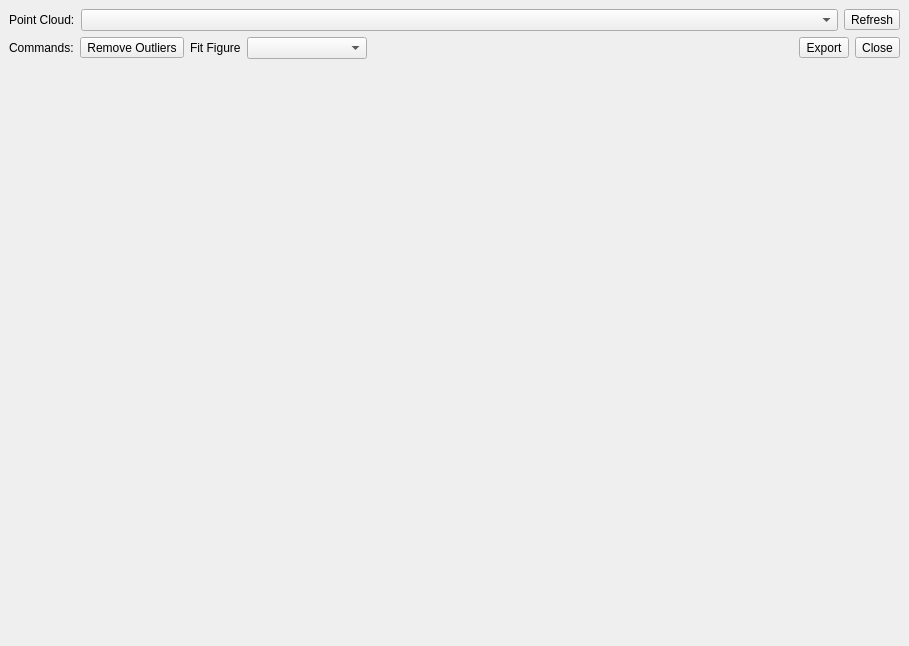
<?xml version="1.0" encoding="UTF-8"?>
<ui version="4.0">
 <class>PointcloudEditorDialog</class>
 <widget class="QDialog" name="PointcloudEditorDialog">
  <property name="geometry">
   <rect>
    <x>0</x>
    <y>0</y>
    <width>909</width>
    <height>646</height>
   </rect>
  </property>
  <property name="windowTitle">
   <string>Point Cloud Editor</string>
  </property>
  <layout class="QVBoxLayout" name="verticalLayout">
   <property name="spacing">
    <number>6</number>
   </property>
   <property name="leftMargin">
    <number>9</number>
   </property>
   <property name="topMargin">
    <number>9</number>
   </property>
   <property name="rightMargin">
    <number>9</number>
   </property>
   <property name="bottomMargin">
    <number>9</number>
   </property>
   <item>
    <layout class="QHBoxLayout" name="pointcloud_layout">
     <item>
      <widget class="QLabel" name="pointcloud_label">
       <property name="text">
        <string>Point Cloud:</string>
       </property>
      </widget>
     </item>
     <item>
      <widget class="QComboBox" name="pointcloud_combo">
       <property name="sizePolicy">
        <sizepolicy hsizetype="Expanding" vsizetype="Fixed">
         <horstretch>0</horstretch>
         <verstretch>0</verstretch>
        </sizepolicy>
       </property>
       <property name="toolTip">
        <string>.xyz files in the working directory</string>
       </property>
      </widget>
     </item>
     <item>
      <widget class="QToolButton" name="refresh_button">
       <property name="toolTip">
        <string>Scan again for .xyz files</string>
       </property>
       <property name="icon">
        <iconset resource="../../../resources/resources.qrc">
         <normaloff>:/resfresh-icon.svg</normaloff>:/resfresh-icon.svg</iconset>
       </property>
       <property name="text">
        <string>Refresh</string>
       </property>
       <property name="toolButtonStyle">
        <enum>Qt::ToolButtonTextBesideIcon</enum>
       </property>
       <property name="iconSize">
        <size>
         <width>20</width>
         <height>20</height>
        </size>
       </property>
      </widget>
     </item>
    </layout>
   </item>
   <item>
    <layout class="QHBoxLayout" name="command_layout">
     <item>
      <widget class="QLabel" name="command_label">
       <property name="text">
        <string>Commands:</string>
       </property>
      </widget>
     </item>
     <item>
      <widget class="QToolButton" name="remove_outliers_button">
       <property name="toolTip">
        <string>Configure and run Statistical Outlier Removal</string>
       </property>
       <property name="text">
        <string>Remove Outliers</string>
       </property>
       <property name="icon">
        <iconset resource="../../../resources/resources.qrc">
         <normaloff>:/remove-outlier-command-icon.svg</normaloff>:/remove-outlier-command-icon.svg</iconset>
       </property>
       <property name="iconSize">
        <size>
         <width>20</width>
         <height>20</height>
        </size>
       </property>
       <property name="toolButtonStyle">
        <enum>Qt::ToolButtonTextBesideIcon</enum>
       </property>
      </widget>
     </item>
     <item>
      <widget class="QLabel" name="fit_label">
       <property name="text">
        <string>Fit Figure</string>
       </property>
      </widget>
     </item>
     <item>
      <widget class="QComboBox" name="fit_model_combo">
       <property name="minimumSize">
        <size>
         <width>120</width>
         <height>0</height>
        </size>
       </property>
       <property name="toolTip">
        <string>Geometric model to fit with RANSAC</string>
       </property>
      </widget>
     </item>
     <item>
      <spacer name="command_spacer">
       <property name="orientation">
        <enum>Qt::Horizontal</enum>
       </property>
       <property name="sizeHint" stdset="0">
        <size>
         <width>40</width>
         <height>20</height>
        </size>
       </property>
      </spacer>
     </item>
     <item>
      <widget class="QToolButton" name="save_button">
       <property name="toolTip">
        <string>Export all point clouds currently in the list</string>
       </property>
       <property name="text">
        <string>Export</string>
       </property>
       <property name="icon">
        <iconset resource="../../../resources/resources.qrc">
         <normaloff>:/icon-save.svg</normaloff>:/icon-save.svg</iconset>
       </property>
       <property name="iconSize">
        <size>
         <width>20</width>
         <height>20</height>
        </size>
       </property>
       <property name="toolButtonStyle">
        <enum>Qt::ToolButtonTextBesideIcon</enum>
       </property>
      </widget>
     </item>
     <item>
      <widget class="QToolButton" name="close_button">
       <property name="text">
        <string>Close</string>
       </property>
       <property name="icon">
        <iconset resource="../../../resources/resources.qrc">
         <normaloff>:/icon-close.svg</normaloff>:/icon-close.svg</iconset>
       </property>
       <property name="iconSize">
        <size>
         <width>20</width>
         <height>20</height>
        </size>
       </property>
       <property name="toolButtonStyle">
        <enum>Qt::ToolButtonTextBesideIcon</enum>
       </property>
      </widget>
     </item>
    </layout>
   </item>
   <item>
    <widget class="smcp::PointcloudPreviewWidget" name="preview_widget" native="true">
     <property name="sizePolicy">
      <sizepolicy hsizetype="Expanding" vsizetype="Expanding">
       <horstretch>0</horstretch>
       <verstretch>0</verstretch>
      </sizepolicy>
     </property>
    </widget>
   </item>
   <item>
    <widget class="QLabel" name="status_label">
     <property name="text">
      <string/>
     </property>
    </widget>
   </item>
  </layout>
 </widget>
 <customwidgets>
  <customwidget>
   <class>smcp::PointcloudPreviewWidget</class>
   <extends>QWidget</extends>
   <header>ui/preview/PointcloudPreviewWidget.h</header>
   <container>1</container>
  </customwidget>
 </customwidgets>
 <resources>
  <include location="../../../resources/resources.qrc"/>
 </resources>
 <connections/>
</ui>
